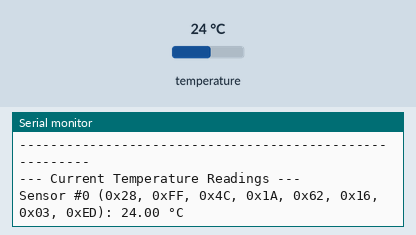
A sketch run on a simulated ESP32. Shown: the last lines printed to the serial monitor. The inputs (shaded band) are chosen by the test bench; at power-on: temperature 24 °C.

Above: at 2.2 s.
2.3 s: temperature set to 12 °C
At 5.1 s:
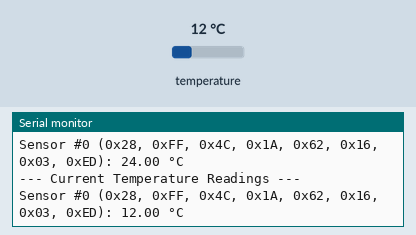
5.4 s: temperature set to 19 °C
At 7.3 s:
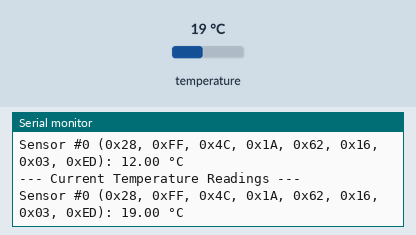

Measured:
- after the input at 2.3 s, the serial monitor: prints a new line after 1.8 s (image 1)
- after the input at 5.4 s, the serial monitor: prints a new line after 0.99 s (image 2)

The sketch:

sensor_address_finder.ino
```cpp
/*
 ==============================================================================
  MediCool – DS18B20 1-Wire Sensor Address Discovery Tool
  Project: MediCool (Portable Medicine Cooling System)
  Tinkerers' Lab / Vishwakarma Awards
 ==============================================================================
  HOW TO USE THIS TOOL:
  1. Connect all 3 DS18B20 temperature probes to GPIO 4 (with 4.7k pull-up to 3.3V).
  2. Upload this sketch to your ESP32 and open Serial Monitor at 115200 baud.
  3. This sketch will detect all connected sensors and display their unique 64-bit addresses.
  4. Hold each probe with your fingers one by one. The sensor with rising temperature
     will reveal which physical probe it is (Chamber Top, Chamber Bottom, or Hot Heatsink)!
  5. Copy the 8-byte addresses into the main 'medicool_firmware.ino' sketch.
 ==============================================================================
*/

#include <OneWire.h>
#include <DallasTemperature.h>

#define ONE_WIRE_BUS 4 // DS18B20 1-Wire data pin

OneWire oneWire(ONE_WIRE_BUS);
DallasTemperature sensors(&oneWire);

int deviceCount = 0;
DeviceAddress tempDeviceAddress;

void printAddress(DeviceAddress deviceAddress) {
  for (uint8_t i = 0; i < 8; i++) {
    Serial.print("0x");
    if (deviceAddress[i] < 16) Serial.print("0");
    Serial.print(deviceAddress[i], HEX);
    if (i < 7) Serial.print(", ");
  }
}

void setup() {
  Serial.begin(115200);
  delay(1000);
  Serial.println("\n========================================================");
  Serial.println("   MediCool – DS18B20 Sensor Address Scanner");
  Serial.println("========================================================");

  sensors.begin();
  deviceCount = sensors.getDeviceCount();

  Serial.print("Found ");
  Serial.print(deviceCount);
  Serial.println(" sensor(s) on the 1-Wire bus.\n");

  if (deviceCount == 0) {
    Serial.println("❌ ERROR: No DS18B20 sensors found!");
    Serial.println("   • Check if the 4.7k pull-up resistor is between GPIO 4 and 3.3V.");
    Serial.println("   • Check VCC (Red) to 3.3V and GND (Black) to Ground.");
    return;
  }

  Serial.println("Sensor Addresses Found:");
  for (int i = 0; i < deviceCount; i++) {
    if (sensors.getAddress(tempDeviceAddress, i)) {
      Serial.print("Sensor [Index ");
      Serial.print(i);
      Serial.print("]: { ");
      printAddress(tempDeviceAddress);
      Serial.println(" }");
    }
  }

  Serial.println("\n--------------------------------------------------------");
  Serial.println("Touch each probe with warm fingers to identify which is which!");
  Serial.println("--------------------------------------------------------\n");
}

void loop() {
  if (deviceCount == 0) {
    delay(2000);
    return;
  }

  sensors.requestTemperatures();
  Serial.println("--- Current Temperature Readings ---");

  for (int i = 0; i < deviceCount; i++) {
    if (sensors.getAddress(tempDeviceAddress, i)) {
      float tempC = sensors.getTempC(tempDeviceAddress);
      Serial.print("Sensor #");
      Serial.print(i);
      Serial.print(" (");
      printAddress(tempDeviceAddress);
      Serial.print("): ");
      Serial.print(tempC, 2);
      Serial.println(" °C");
    }
  }
  Serial.println();
  delay(1500);
}
```
